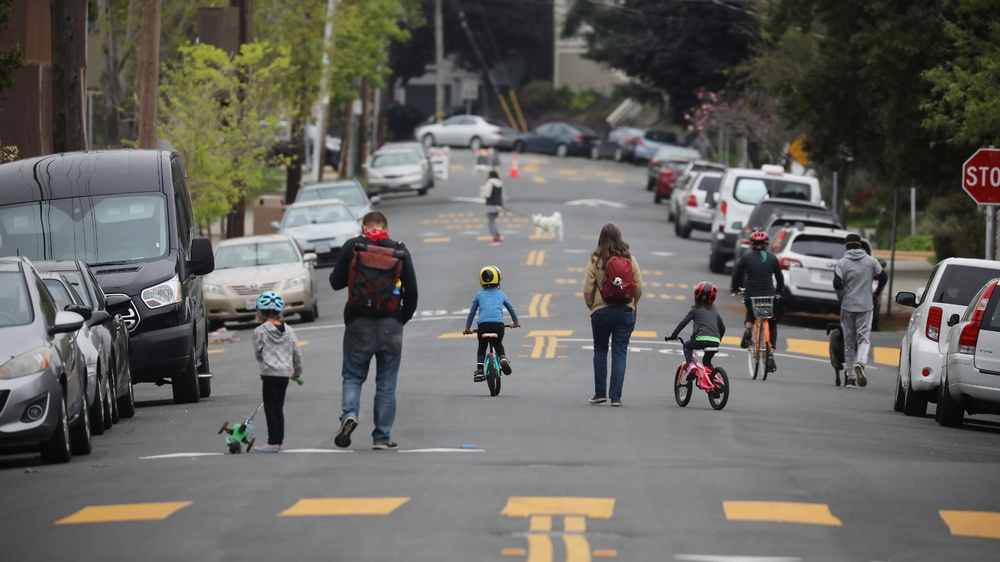
#> input picture instance_Segmentation/test.jpg, 1000 x 562 px, shrunk from 1600 x 900 before the run, given in place of the camera
$ python main.py
#> lines starting #> are read from the running program, lines starting #| are printed output that depends on the picture
import cv2
import numpy as np


def blur_face(img, face_box):
  """
  Làm mờ khuôn mặt bằng cách sử dụng bộ lọc Median.

  Args:
    img: Ảnh đầu vào.
    face_box: Tọa độ vị trí của khuôn mặt.

  Returns:
    Ảnh đã được làm mờ khuôn mặt.
  """

  # Lấy vùng ảnh của khuôn mặt.
  face = img[face_box[1]:face_box[3], face_box[0]:face_box[2]]

  # Áp dụng bộ lọc Median cho vùng ảnh khuôn mặt.
  face = cv2.medianBlur(face, 21)

  # Thay thế vùng ảnh khuôn mặt trong ảnh đầu vào bằng vùng ảnh đã được làm mờ.
  img[face_box[1]:face_box[3], face_box[0]:face_box[2]] = face

  return img

# def blur_face(img, face_box, sigma):
#   """
#   Làm mờ khuôn mặt bằng cách sử dụng bộ lọc Gaussian.
#
#   Args:
#     img: Ảnh đầu vào.
#     face_box: Tọa độ vị trí của khuôn mặt.
#     sigma: Độ lệch chuẩn của bộ lọc Gaussian.
#
#   Returns:
#     Ảnh đã được làm mờ khuôn mặt.
#   """
#
#   # Lấy vùng ảnh của khuôn mặt.
#   face = img[face_box[1]:face_box[3], face_box[0]:face_box[2]]
#
#   # Áp dụng bộ lọc Gaussian cho vùng ảnh khuôn mặt.
#   face = cv2.GaussianBlur(face, (5, 5), sigmaX=sigma)
#
#   # Thay thế vùng ảnh khuôn mặt trong ảnh đầu vào bằng vùng ảnh đã được làm mờ.
#   img[face_box[1]:face_box[3], face_box[0]:face_box[2]] = face
#
#   return img


face_detect = cv2.CascadeClassifier("haarcascade_frontalface_default.xml")
cap = cv2.VideoCapture(0)

while True:
    ret , frame = cap.read()
#> frame is the input picture: shape (562, 1000, 3); mean B, G, R 96.1, 100.3, 101.8
    if ret:
        gray = cv2.cvtColor(frame, cv2.COLOR_BGR2GRAY)
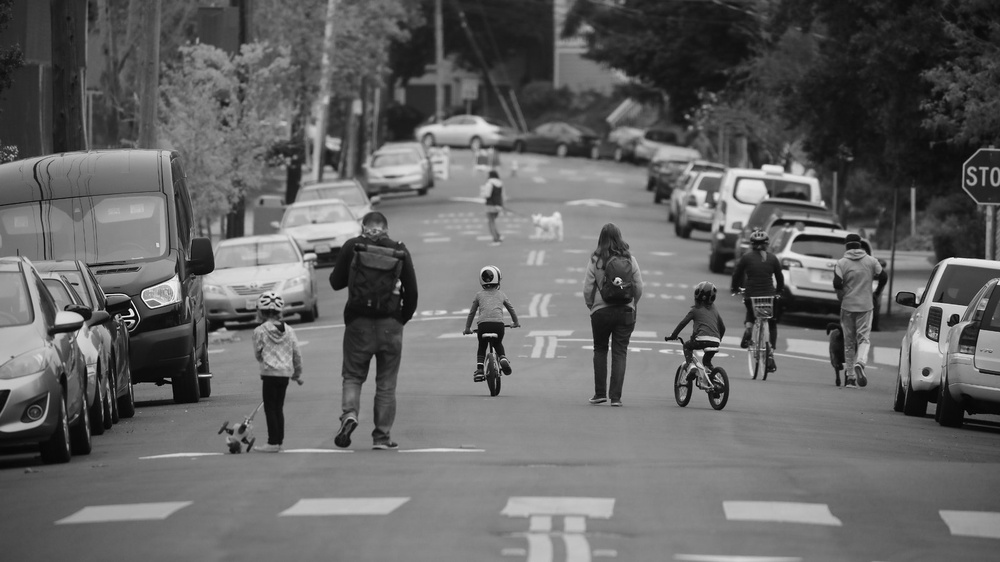
#> gray: shape (562, 1000); min 0, max 254, mean 100.3
        faces = face_detect.detectMultiScale(gray, scaleFactor=1.05, minNeighbors=5, minSize=(30,30))
#> faces = [[183, 151, 58, 58], [181, 248, 193, 193]]

        for (x,y,w,h) in faces:
            face_box = (x, y, x + w, y + h)

            # Làm mờ khuôn mặt.
            frame = blur_face(frame, face_box)
#> this loop made 2 passes
#> (x, y, w, h) on passes 1 to 2: (183, 151, 58, 58), (181, 248, 193, 193)
#> pass 1, in blur_face, `face = img[face_box[1]:face_box[3], face_box[0]:face_box[2]]`:
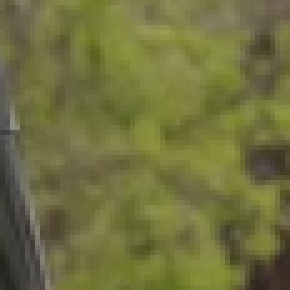
#> face: shape (58, 58, 3) (shown 5 times larger); mean B, G, R 62.5, 112.2, 112
#> pass 1, in blur_face, `face = cv2.medianBlur(face, 21)`:
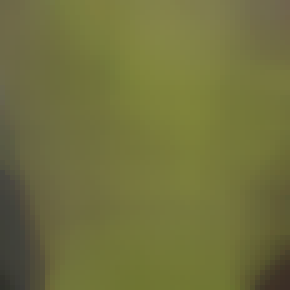
#> face: shape (58, 58, 3) (shown 5 times larger); mean B, G, R 61.7, 112.7, 112.3
#> pass 2, in blur_face (call 2), `face = img[face_box[1]:face_box[3], face_box[0]:face_box[2]]`:
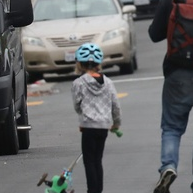
#> face: shape (193, 193, 3); mean B, G, R 109.3, 108.3, 107.6
#> after the loop:
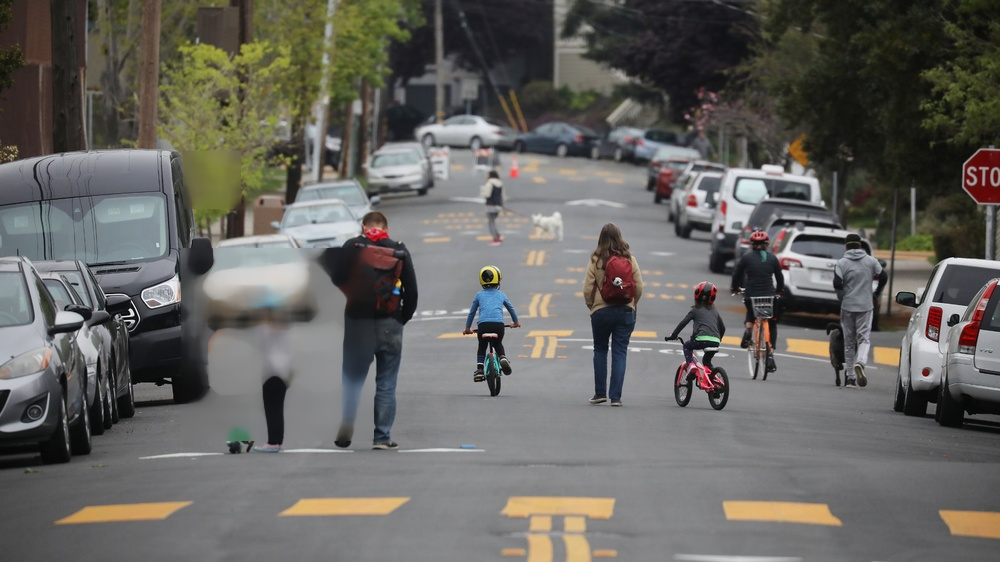
#> frame: shape (562, 1000, 3); mean B, G, R 96.2, 100.5, 102

        cv2.imshow("Webcam",frame)

    phim_bam = cv2.waitKey(1)
#> (key q is pressed here)
    if phim_bam == ord('q'):
        break


cv2.destroyAllWindows()
cap.release()
